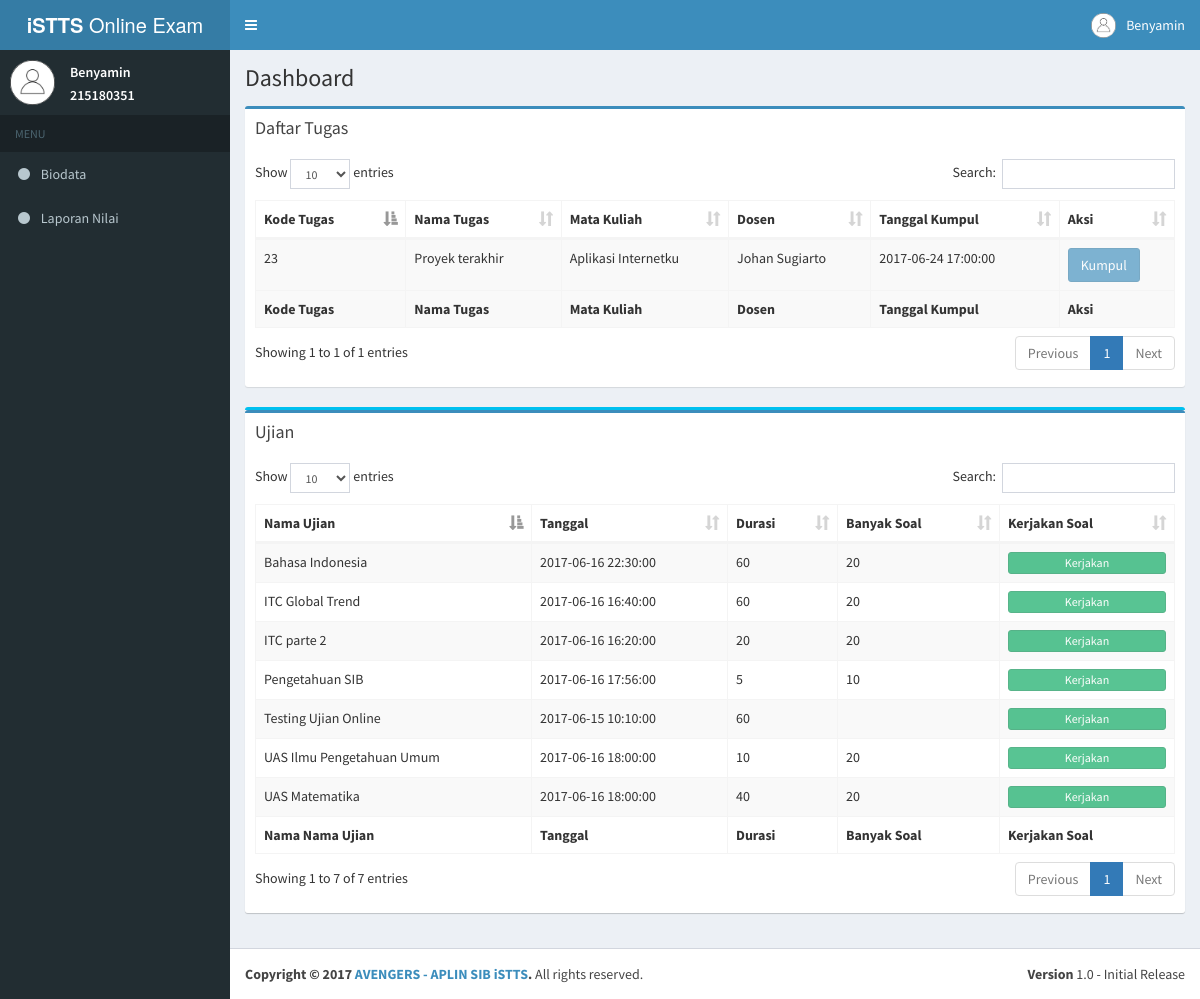
The page /dashboard.php (signed in) on the database its author committed.
### tables this page shows
CREATE TABLE `mahasiswa` (
  `NRP` int(11) NOT NULL,
  `Password` varchar(60) NOT NULL,
  `Nama` varchar(150) NOT NULL,
  `Alamat` text NOT NULL,
  `Telpon` varchar(20) NOT NULL,
  `Email` varchar(100) NOT NULL,
  `status` tinyint(1) DEFAULT NULL
);

CREATE TABLE `tugas` (
  `Kode Tugas` int(11) NOT NULL,
  `Kode Matkul` int(11) NOT NULL DEFAULT '0',
  `Kode Dosen` varchar(11) NOT NULL,
  `Tanggal_Kumpul` datetime DEFAULT NULL,
  `Keterangan Tugas` text,
  `Nama Tugas` varchar(150) DEFAULT NULL
);

CREATE TABLE `dosen` (
  `NID` varchar(11) NOT NULL,
  `Password` varchar(65) NOT NULL,
  `Nama` varchar(100) NOT NULL,
  `Alamat` text NOT NULL,
  `Telpon` varchar(20) NOT NULL,
  `Email` varchar(100) NOT NULL,
  `Status` tinyint(1) DEFAULT NULL
);

CREATE TABLE `header_ujian` (
  `Kode` int(11) NOT NULL,
  `Nama` text NOT NULL,
  `Tanggal` datetime NOT NULL,
  `Waktu` int(3) NOT NULL,
  `banyak` int(11) DEFAULT NULL,
  `NID` varchar(11) DEFAULT NULL,
  `Kode Matkul` int(11) DEFAULT NULL
);

### module/1.database.php (called while the page is built, shortened)
<?php
	class Database {
		private $server,$user,$pass,$db;
		public function __construct($server,$user,$pass,$db){
			$this->server = $server; $this->user = $user; $this->pass = $pass; $this->db = $db;
		}
		private function connection(){
			$db = new mysqli($this->server,$this->user,$this->pass,$this->db);
			return $db;
		}
		public function executeGetArray($query){
			$sql = $this->connection();
			if($sql->connect_errno == 0){
				$result = $sql->query($query);
				if(count($sql->error_list) > 0) {
					echo "<pre>"; echo var_dump($sql->error_list); echo "</pre>";
				}
				else{
					$i = 0;
					while($row = $result->fetch_array()){
						$data[$i] = $row;
						$i++;
					}
					if(isset($data)) return $data;
				}
			}
			else{
				echo "Ada Masalah dengan Koneksi ke DB, silahkan cek kembali server anda atau hubungi developer: {$sql->connect_errno} - {$sql->connect_error}";
			}
		}
		public function executeGetScalar($query){
			return $this->executeGetArray($query)[0][0];
		}
	}
?>

### module/dashboardMhs.php (the view, shortened to what this page needs)
<?php
    function namaMahasiswa(){
        global $db;
        echo $db->executeGetScalar("SELECT nama FROM MAHASISWA WHERE NRP = '{$_SESSION['user']}'");
    }
    function menuMahasiswa(){
        ?>
        <li><a href="index.php"><i class="fa fa-circle"></i> <span>Biodata</span></a></li>
        <li><a href="transkripNilai.php"><i class="fa fa-circle"></i> <span>Laporan Nilai</span></a></li>
        <?php
    }
        ?>
        <?php
	function tabelUjian(){
        global $db;
        $data = $db->executeGetArray("SELECT * FROM header_ujian h, mengambil am where h.NID = am.NID and h.`Kode Matkul` = am.`Kode Matkul` and am.NRP = {$_SESSION['user']}");
        ?>
        <div class="box box-info">
          <div class="box box-primary">
            <div class="box-header">
              <h3 class="box-title">Ujian</h3>
            </div>
            <div class="box-body">
              <table id="tabelUjian" class="table table-bordered table-striped datatable">
                <thead>
                    <tr>
                    <th>Nama Ujian</th>
                    <th>Tanggal</th>
                    <th>Durasi</th>
                    <th>Banyak Soal</th>
                    <th>Kerjakan Soal</th>
                    </tr>
                </thead>
                <tbody>
            <?php
                if($data != null){
                    foreach($data as $value){
                        if( new DateTime() >= new DateTime($value['Tanggal'])){
								$limitdate = new DateTime($value['Tanggal']);
								$minutes_to_add = $db->executeGetScalar("SELECT Waktu from header_ujian where Kode={$value[0]}");
								$limitdate-> add(new DateInterval('PT'. $minutes_to_add . 'M'));
								if (new DateTime() > $limitdate){
									$visible = "disabled";
								}
							}else{
								$visible = "disabled";
							}
                        echo "
                        <tr>
                        <td>{$value[1]}</td>
                        <td>{$value[2]}</td>
                        <td>{$value[3]}</td>
                        <td>{$value[4]}</td>
                        <td><form action='KerjakanSoal.php' method='POST'><button class='btn btn-block btn-success btn-xs' value={$value[0]} name='kode' $visible>Kerjakan</button></form></td>
                        </tr>";
                    }
                }
            ?>
              </tbody>
                <tfoot>
                    <tr>
                    <th>Nama Nama Ujian</th>
                    <th>Tanggal</th>
                    <th>Durasi</th>
                    <th>Banyak Soal</th>
                    <th>Kerjakan Soal</th>
                    </tr>
                </tfoot>
              </table>
            </div>
          </div>
        </div>
        <?php
    }
    function tabelTugasMahasiswa(){
        global $db;
        $data = $db->executeGetArray("SELECT t.`Kode Tugas`,t.`Nama Tugas`, m.`Nama Matkul`, d.`Nama` as NamaDosen,t.`Tanggal_Kumpul`,t.`Keterangan Tugas` FROM `TUGAS` t, `Mengambil` am, Dosen d, `Mata Kuliah` m WHERE t.`Kode Matkul` = am.`Kode Matkul` AND t.`Kode Dosen` = am.NID AND am.NRP = {$_SESSION['user']} AND D.NID = am.NID AND m.`Kode Matkul` = am.`Kode Matkul` AND t.`Tanggal_Kumpul` >= CURDATE()");
        ?>
        <div class="row">
            <div class="col-xs-12">
                <div class="box box-primary">
                    <div class="box-header">
                        <h3 class="box-title">Daftar Tugas
                        </h3>
                    </div>
                    <div class="box-body">
                        <table class="table table-bordered table-striped datatable" id="tabelTugas">
                        <thead>
                            <tr>
                            <th>Kode Tugas</th>
                            <th>Nama Tugas</th>
                            <th>Mata Kuliah</th>
                            <th>Dosen</th>
                            <th>Tanggal Kumpul</th>
                            <th>Aksi</th>
                            </tr>
                        </thead>
                        <tbody>
                        <?php
                            if($data != null){
                                foreach($data as $value){
                                    echo "
                                    <tr>
                                    <td>{$value['Kode Tugas']}</td>
                                    <td>{$value['Nama Tugas']}</td>
                                    <td>{$value['Nama Matkul']}</td>
                                    <td>{$value['NamaDosen']}</td>
                                    <td>{$value['Tanggal_Kumpul']}</td>
                                    <td><form method='get' action='kumpulTugas.php'><button class='btn btn-primary' name='kodeTugas' value='{$value['Kode Tugas']}' ";
                                    if( new DateTime() > new DateTime($value['Tanggal_Kumpul']))
                                        echo "disabled";
                                    echo ">Kumpul</button></form></td>
                                    </tr>";
                                }
                            }
                            else{
                                ?>
                                    <tr><td colspan="6" style="text-align:center">Tidak ada Tugas</td><td style="display:none"> </td><td style="display:none"> </td><td style="display:none"> </td><td style="display:none"> </td><td style="display:none"> </td></tr>
                                <?php
                            }
                        ?>
                        </tbody>
                        <tfooter>
                            <tr>
                            <th>Kode Tugas</th>
                            <th>Nama Tugas</th>
                            <th>Mata Kuliah</th>
                            <th>Dosen</th>
                            <th>Tanggal Kumpul</th>
                            <th>Aksi</th>
                            </tr>
                        </tfooter>
                        </table>
                    </div>
                </div>
            </div>
        </div>
        <?php
    }
    function dashboardMhs(){
        ?>
<!DOCTYPE html>
<html>
    <head>
        <?php assetLoad(); ?>
    </head>
    <body class="hold-transition skin-blue sidebar-mini">
        <div class="wrapper">
        <header class="main-header">
            <a href="index.php" class="logo">
                <span class="logo-lg"><b>iSTTS</b> Online Exam</span>
            </a>
            <nav class="navbar navbar-static-top" role="navigation">
                <a href="#" class="sidebar-toggle" data-toggle="offcanvas" role="button">
                </a>
                <div class="navbar-custom-menu">
                    <ul class="nav navbar-nav">
                        <li class="dropdown user user-menu">
                            <a href="#" class="dropdown-toggle" data-toggle="dropdown">
                                <img src="asset/img/user.jpg" class="user-image" alt="User Image">
                                <span class="hidden-xs"><?php namaMahasiswa(); ?></span>
                            </a>
                                         <?php namaMahasiswa(); ?> - <?php echo $_SESSION['user']; ?>
                        </li>
                    </ul>
                </div>
            </nav>
        </header>
        <aside class="main-sidebar">
        <section class="sidebar">
            <div class="user-panel">
                <div class="pull-left image">
                    <img src="asset/img/user.jpg" class="img-circle" alt="User Image">
                </div>
                <div class="pull-left info">
                    <p><?php namaMahasiswa(); ?></p>
                    <p><?php echo $_SESSION['user']; ?></p>
                </div>
            </div>
            <ul class="sidebar-menu">
                <li class="header">MENU</li>
                <?php menuMahasiswa("Awal");?>
            </ul>
        </section>
        </aside>
        <div class="content-wrapper">
        <section class="content-header">
            <h1>
                Dashboard
            </h1>
        </section>
        <section class="content">
            <?php
				tabelTugasMahasiswa();
				tabelUjian();
			?>
        </section>
        </div>
        <footer class="main-footer">
            <div class="pull-right hidden-xs">
                <b>Version</b> 1.0 - Initial Release
            </div>
            <strong>Copyright &copy; 2017 <a href="#">AVENGERS - APLIN SIB iSTTS</a>.</strong> All rights reserved.
        </footer>
        </div>
    </body>
</html>
        <?php
    }

### dashboard.php (shortened to what this page needs)
<?php
    if($_SESSION['user'] == "admin")
        dashboardAdmin();
    else if ($_SESSION['posisi'] == "mahasiswa")
        dashboardMhs();
    else if($_SESSION['posisi'] == "dosen")
        dashboardDosen();
?>

### module/asset.php (shortened to what this page needs)
<?php
    function assetLoad(){
        ?>
        <link rel="stylesheet" href="asset/css/bootstrap.min.css">
        <link rel="stylesheet" href="asset/css/font-awesome.min.css">
        <link rel="stylesheet" href="asset/css/ionicons.min.css">
        <link rel="stylesheet" href="asset/dist/css/AdminLTE.min.css">
        <link rel="stylesheet" href="asset/dist/css/skins/skin-blue.min.css">
        <link rel="stylesheet" href="asset/plugins/datatables/dataTables.bootstrap.css">
        <link rel="stylesheet" href="asset/plugins/daterangepicker/daterangepicker.css">
        <link rel="stylesheet" href="asset/plugins/datepicker/datepicker3.css">
        <?php
    }
?>

### rows shown on the page
mahasiswa: Nama "Benyamin Benyamin"
tugas: Kode Tugas "23", Nama Tugas "Proyek terakhir", Kode Matkul "Aplikasi Internetku", dosen.Nama "Johan Sugiarto", Tanggal_Kumpul "2017-06-24 17:00:00"
header_ujian: Nama "Testing Ujian Online", Tanggal "2017-06-15 10:10:00", Waktu "60"
header_ujian: Nama "Bahasa Indonesia", Tanggal "2017-06-16 22:30:00", Waktu "60", banyak "20"
header_ujian: Nama "ITC Global Trend", Tanggal "2017-06-16 16:40:00", Waktu "60", banyak "20"
header_ujian: Nama "ITC parte 2", Tanggal "2017-06-16 16:20:00", Waktu "20", banyak "20"
header_ujian: Nama "UAS Matematika", Tanggal "2017-06-16 18:00:00", Waktu "40", banyak "20"
header_ujian: Nama "UAS Ilmu Pengetahuan Umum", Tanggal "2017-06-16 18:00:00", Waktu "10", banyak "20"
header_ujian: Nama "Pengetahuan SIB", Tanggal "2017-06-16 17:56:00", Waktu "5", banyak "10"

### other values the page prints
$_SESSION['user'] "215180351"
